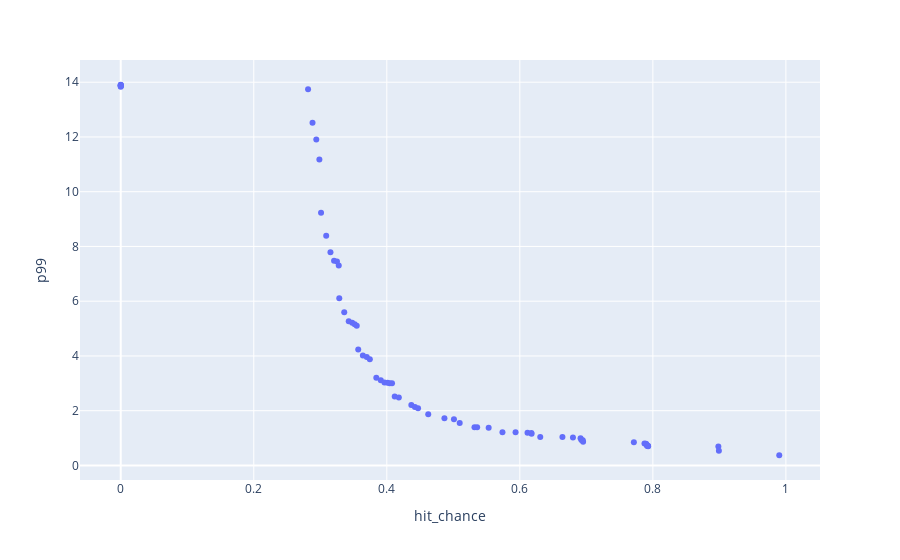

Write notebook code for a chart like this one.
### Code cell
plot.plot(x, 'hit_chance', allpoints=False)

### Figure 1 — Plotly figure (JSON) as saved in the notebook; plotly's stock layout.template omitted (floating-point values rounded to 4 significant figures; data arrays with more than 128 entries replaced by an {"elided": "..."} marker saying what was removed)
{"data": [{"customdata": {"elided": "68x2 float values"}, "hovertemplate": "hit_chance=%{x}<br>p99=%{y}<br>period=%{customdata[0]}<br>utilization=%{customdata[1]}<extra></extra>", "legendgroup": "", "marker": {"color": "#636efa", "symbol": "circle"}, "mode": "markers", "name": "", "orientation": "v", "showlegend": false, "type": "scatter", "x": [1e-05, 1e-05, 1e-05, 1e-05, 1e-05, 1e-05, 2e-05, 0.2816, 0.2883, 0.294, 0.2986, 0.3011, 0.3089, 0.3153, 0.3207, 0.3251, 0.3277, 0.3286, 0.336, 0.3428, 0.3479, 0.3517, 0.3548, 0.357, 0.364, 0.3699, 0.3745, 0.3842, 0.391, 0.3965, 0.401, 0.4045, 0.4078, 0.4119, 0.4181, 0.4369, 0.4423, 0.447, 0.4623, 0.4866, 0.501, 0.5096, 0.5318, 0.5358, 0.5531, 0.5739, 0.5936, 0.6115, 0.6173, 0.6176, 0.6307, 0.664, 0.6799, 0.6913, 0.6926, 0.6946, 0.6951, 0.7714, 0.7874, 0.7895, 0.7902, 0.7911, 0.7922, 0.7928, 0.7929, 0.8984, 0.8993, 0.99], "xaxis": "x", "y": [13.91, 13.89, 13.89, 13.88, 13.86, 13.86, 13.83, 13.74, 12.52, 11.91, 11.18, 9.232, 8.391, 7.786, 7.475, 7.452, 7.305, 6.112, 5.594, 5.269, 5.215, 5.155, 5.101, 4.239, 4.012, 3.963, 3.879, 3.207, 3.109, 3.034, 3.018, 3.006, 3.005, 2.522, 2.484, 2.209, 2.138, 2.088, 1.873, 1.724, 1.685, 1.552, 1.398, 1.396, 1.377, 1.214, 1.209, 1.193, 1.187, 1.158, 1.042, 1.042, 1.018, 0.9956, 0.9273, 0.9186, 0.8649, 0.8497, 0.7986, 0.7916, 0.7753, 0.7223, 0.7167, 0.711, 0.6994, 0.6961, 0.5324, 0.372], "yaxis": "y"}], "layout": {"legend": {"tracegroupgap": 0}, "margin": {"t": 60}, "xaxis": {"anchor": "y", "domain": [0, 1], "title": {"text": "hit_chance"}}, "yaxis": {"anchor": "x", "domain": [0, 1], "title": {"text": "p99"}}}}
